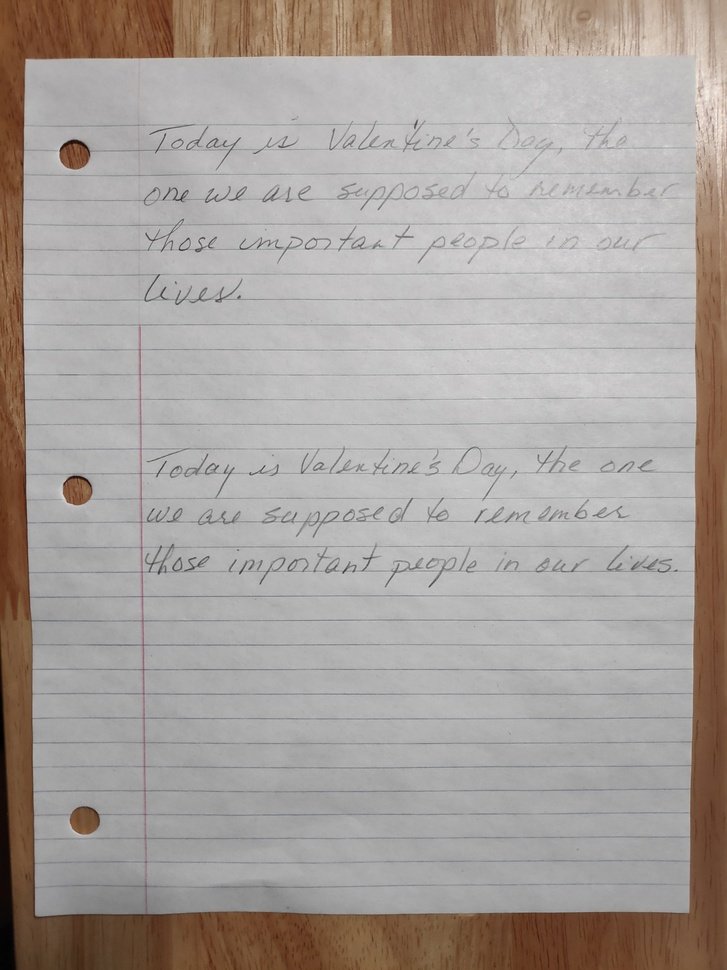
#> input picture test.jpg, 727 x 970 px, shrunk from 1814 x 2419 before the run
$ python -i page_bordering.py   (imports and definitions only)
#> lines starting #> are read from the running program, lines starting #| are printed output that depends on the picture; after the words box and inside, x2 and y2 are one past the last pixel; in counts of white or black regions, pixels touching at a corner belong together
#> further down, picture is the input picture: shape (970, 727, 3); mean B, G, R 156.7, 161.1, 168.1
import numpy as np
import cv2


# [46 lines left out: function page_border, not called in this run]


'''

All following functions are currently unused in this implementation.
They are only being kept here for reference and future experimentation.

'''

def page_border_alternative(img):
    gray = cv2.cvtColor(img, cv2.COLOR_BGR2GRAY)
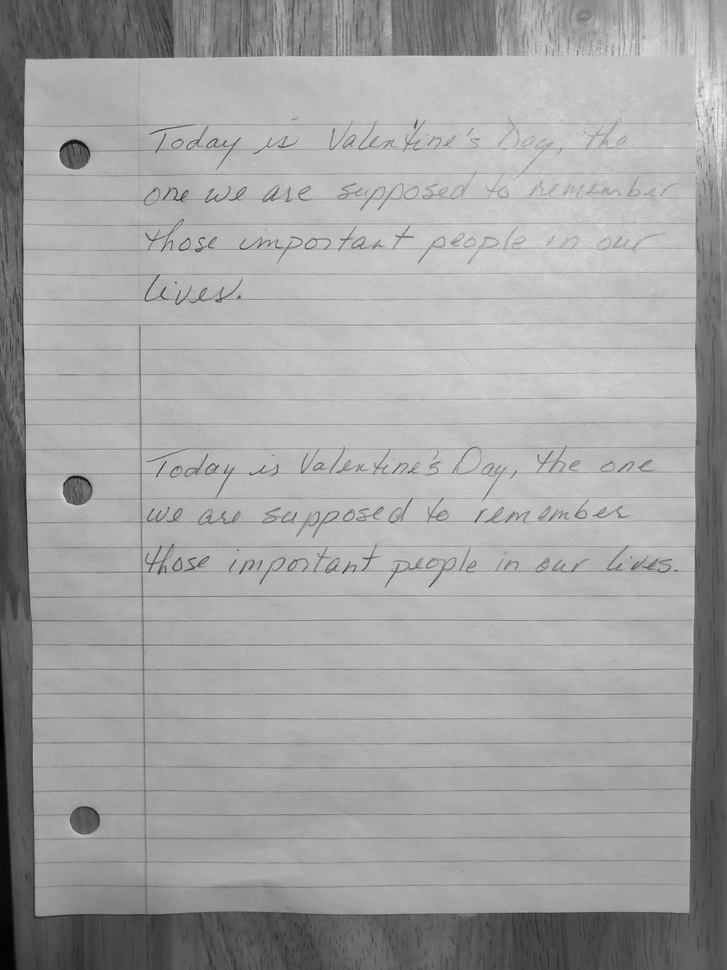
#> gray: shape (970, 727); min 0, max 245, mean 162.8
    gaussian_blurred = cv2.GaussianBlur(gray, (5, 5), 0)
    thresh = cv2.threshold(
        gaussian_blurred, 0, 255, cv2.THRESH_BINARY + cv2.THRESH_OTSU)[1]
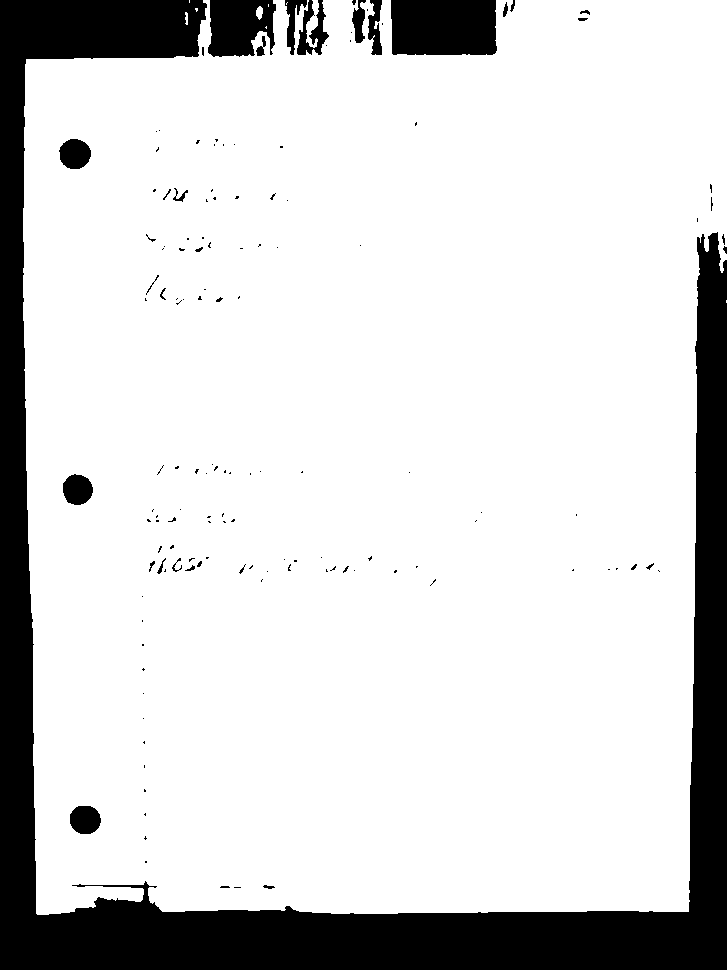
#> thresh: shape (970, 727); 83.6% white; 141 black regions (114 under 20 px)

    # Find contours and sort for largest contour
    cnts = cv2.findContours(
        thresh, cv2.RETR_EXTERNAL, cv2.CHAIN_APPROX_SIMPLE)
#> cnts = 10 contours, 7 with area under 20; largest, box (x1, y1, x2, y2) and area: (23, 0, 727, 915) 590628, (306, 0, 319, 48) 252, (256, 6, 263, 20) 56
    cnts = cnts[0] if len(cnts) == 2 else cnts[1]
    cnts = sorted(cnts, key=cv2.contourArea, reverse=True)

    status = -1
    for c in cnts:
        x, y, w, h = cv2.boundingRect(c)

        # Check if the contour starts on any border and is sufficiently large
        if x == 0 and y == 0 and w > self.img.shape[1]//2 and h > self.img.shape[0]//2:
            status = 1
            break

        # If the contour starts on any border and is sufficiently large
        if x+w == self.img.shape[1] and y+h == self.img.shape[0] and w > self.img.shape[1]//2 and h > self.img.shape[0]//2:
            status = 2
            break

        # If the area is essentially the whole page, it probably isn't the page
        if h*w > 0.97*self.img.shape[0]*self.img.shape[1]:
            status = 3
            break

        # Perform contour approximation
        peri = cv2.arcLength(c, True)
        approx = cv2.approxPolyDP(c, 0.02 * peri, True)

        # Check if a rectangle
        if len(approx) == 4:
            status = 0
            display_cnt = approx.reshape(4, 2)

            x1 = display_cnt[0][0] if (display_cnt[0][0] > display_cnt[1][0]) else display_cnt[1][0]
            y1 = display_cnt[0][1] if (display_cnt[0][1] > display_cnt[3][1]) else display_cnt[3][1]

            x2 = display_cnt[2][0] if (display_cnt[2][0] < display_cnt[3][0]) else display_cnt[3][0]
            y2 = display_cnt[1][1] if (display_cnt[1][1] < display_cnt[2][1]) else display_cnt[2][1]

            # Alternative way to border the page
            # This transforms the perspective, but doesn't border very well...
            from imutils.perspective import four_point_transform
            img = four_point_transform(img, display_cnt)
            break
#> this loop made 1 pass
#> (x, y, w, h) on pass 1: (23, 0, 704, 915)

    return status, img

# ==============================================================================
# The following functions are used to crop a border based on line intersections
# ==============================================================================


# Get the distance between two points
def point_distance(point1, point2):
    return math.sqrt(math.pow(point1[0] - point2[0], 2) + math.pow(point1[1] - point2[1], 2))

# Calculate the intersection of two lines
# [122 lines left out: functions line_intersection, corner_distances, crop_additional_border, not called in this run]

>>> import cv2
>>> picture = cv2.imread('test.jpg')
#> (the run stopped early here; a loop or call above may not have finished)

$ run again, on ilia.jpg
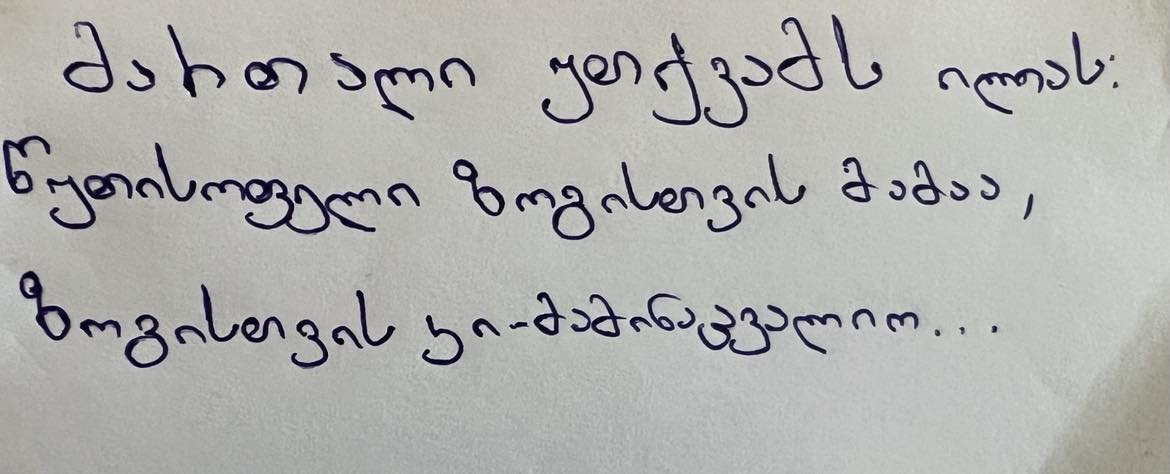
#> input picture ilia.jpg, 1170 x 474 px
#> picture is the input picture: shape (474, 1170, 3); mean B, G, R 174.8, 177.7, 177.5
#> in page_border_alternative, `gaussian_blurred = cv2.GaussianBlur(gray, (5, 5), 0)`:
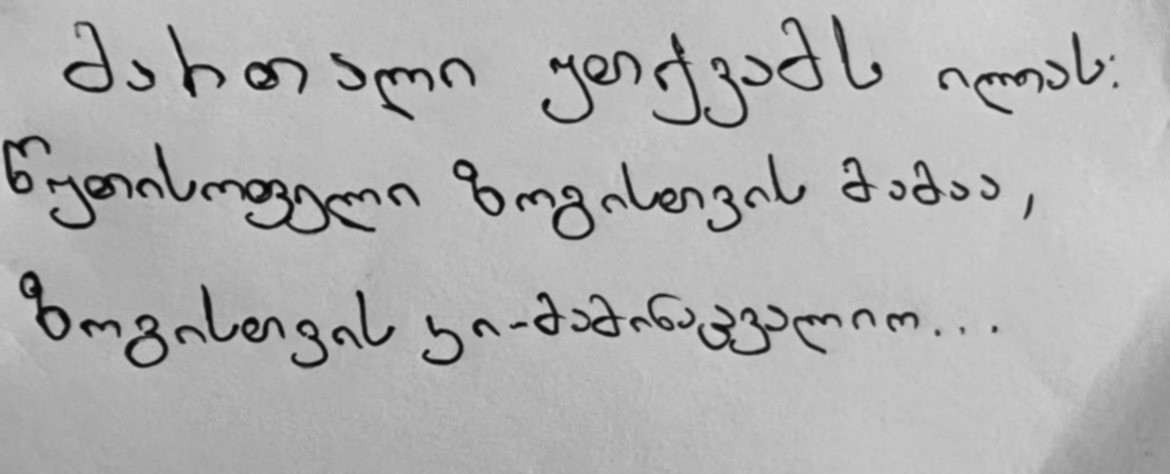
#> gaussian_blurred: shape (474, 1170); min 6, max 215, mean 177.3
#> in page_border_alternative, `thresh = cv2.threshold( gaussian_blurred, 0, 255, cv2.THRESH_BINARY + ..`:
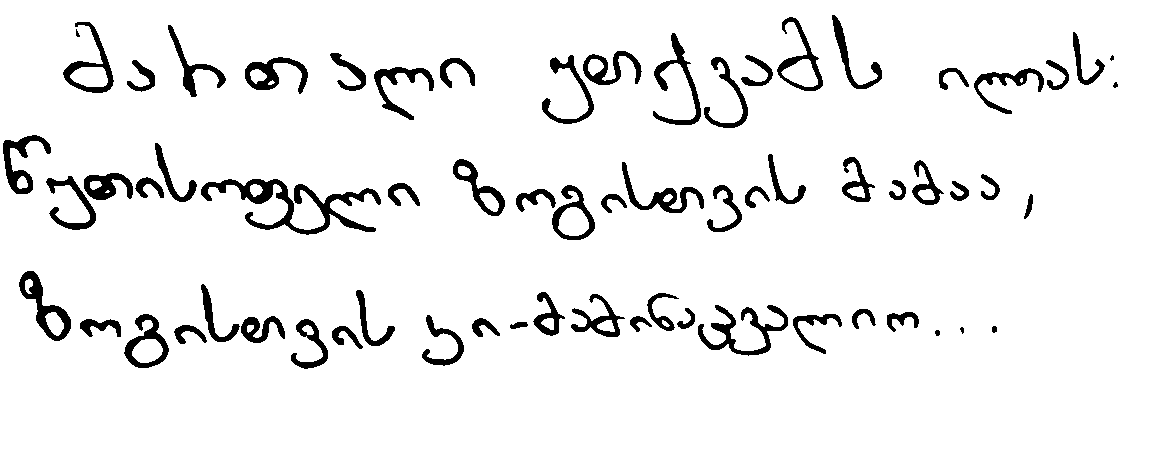
#> thresh: shape (474, 1170); 93.8% white; 66 black regions (3 under 20 px)
#> in page_border_alternative, `cnts = cv2.findContours( thresh, cv2.RETR_EXTERNAL, cv2.CHAIN_APPROX_S..`: cnts = 1 contour; box (x1, y1, x2, y2) and area: (0, 0, 1170, 474) 552937
#> in page_border_alternative, `cnts = cnts[0] if len(cnts) == 2 else cnts[1]`: cnts = [[[0, 0], [0, 473], [1169, 473], [1169, 0]]]
#> the loop in page_border_alternative, `for c in cnts:` made 1 pass
#> (c, x, y, w, h) on pass 1: ([[0, 0], [0, 473], [1169, 473], [1169, 0]], 0, 0, 1170, 474)
